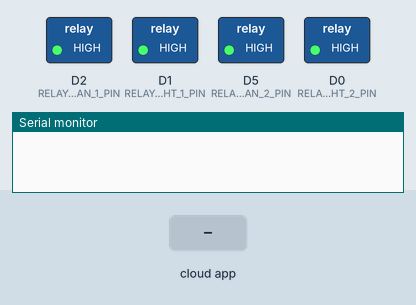
Recording of a sketch running on a simulated ESP8266 (NodeMCU). Parts: switched loads named in the sketch (green lamp = pin HIGH), the last lines printed to the serial monitor. The inputs (shaded band) are chosen by the test bench. WiFi joins after 1.5 s; servers stay silent unless stated.

Above: at 2.3 s.
2.4 s: the phone or cloud app sets fan1 to 1
At 2.9 s:
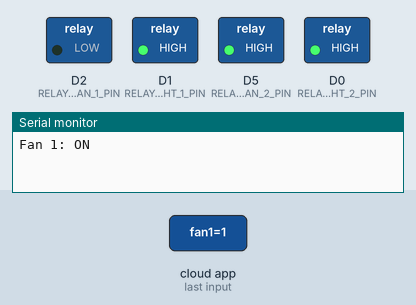
3.9 s: the phone or cloud app sets light1 to 1
At 5.1 s:
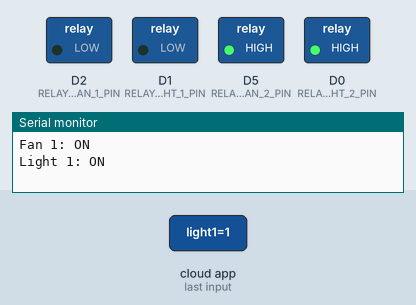
5.4 s: the phone or cloud app sets fan1 to 0
At 6.4 s:
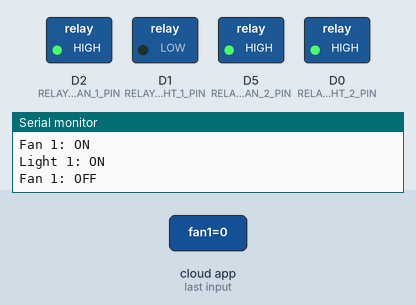
6.9 s: the phone or cloud app sets fan2 to 1
At 7.6 s:
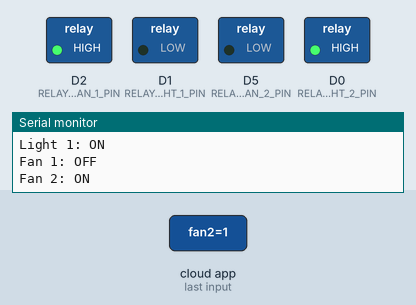
8.4 s: the phone or cloud app sets light1 to 0
At 8.7 s:
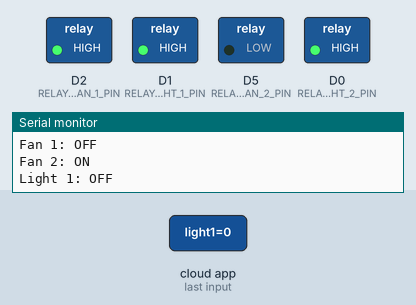
9.9 s: the phone or cloud app sets light2 to 1
At 11.1 s:
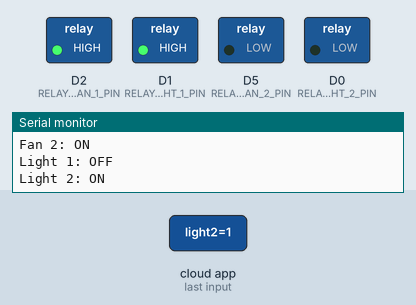
Timing chart, 0 to 12.4 s (numbered marks = the images above; inputs shaded):
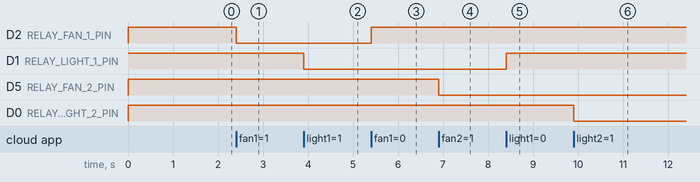

Measured:
- after the input at 2.4 s, D2 (RELAY_FAN_1_PIN): HIGH → LOW at once
- after the input at 3.9 s, D1 (RELAY_LIGHT_1_PIN): HIGH → LOW at once
- after the input at 5.4 s, D2 (RELAY_FAN_1_PIN): LOW → HIGH at once
- after the input at 6.9 s, D5 (RELAY_FAN_2_PIN): HIGH → LOW at once
- after the input at 8.4 s, D1 (RELAY_LIGHT_1_PIN): LOW → HIGH at once
- after the input at 9.9 s, D0 (RELAY_LIGHT_2_PIN): HIGH → LOW at once

The sketch:

smart_home_automation.ino
```cpp
/**
 * Smart Home Automation using NodeMCU ESP8266 and Arduino IoT Cloud
 *
 * Controls two lights and two fans through a four-channel, active-LOW
 * relay module. The Arduino IoT Cloud properties can be operated from
 * the cloud dashboard or through a linked Google Home account.
 */

#include "thingProperties.h"

// NodeMCU pin labels and their appliance assignments.
constexpr uint8_t RELAY_LIGHT_2_PIN = D0;  // GPIO16
constexpr uint8_t RELAY_LIGHT_1_PIN = D1;  // GPIO5
constexpr uint8_t RELAY_FAN_1_PIN   = D2;  // GPIO4
constexpr uint8_t RELAY_FAN_2_PIN   = D5;  // GPIO14

// The relay board used in this project is active-LOW.
constexpr uint8_t RELAY_ON  = LOW;
constexpr uint8_t RELAY_OFF = HIGH;

void setRelay(uint8_t pin, bool enabled) {
  digitalWrite(pin, enabled ? RELAY_ON : RELAY_OFF);
}

void configureRelay(uint8_t pin) {
  pinMode(pin, OUTPUT);
  setRelay(pin, false);  // Keep the appliance OFF during startup.
}

void setup() {
  Serial.begin(115200);

  configureRelay(RELAY_LIGHT_1_PIN);
  configureRelay(RELAY_LIGHT_2_PIN);
  configureRelay(RELAY_FAN_1_PIN);
  configureRelay(RELAY_FAN_2_PIN);

  // Defined in thingProperties.h.
  initProperties();

  // Connect to Arduino IoT Cloud.
  ArduinoCloud.begin(ArduinoIoTPreferredConnection);

  // Debug level range: 0 (errors only) to 4 (most detailed).
  setDebugMessageLevel(2);
  ArduinoCloud.printDebugInfo();
}

void loop() {
  ArduinoCloud.update();
}

// Called whenever the Light 1 cloud switch changes.
void onLight1Change() {
  setRelay(RELAY_LIGHT_1_PIN, light1);
  Serial.println(light1 ? F("Light 1: ON") : F("Light 1: OFF"));
}

// Called whenever the Light 2 cloud switch changes.
void onLight2Change() {
  setRelay(RELAY_LIGHT_2_PIN, light2);
  Serial.println(light2 ? F("Light 2: ON") : F("Light 2: OFF"));
}

// Called whenever the Fan 1 cloud switch changes.
void onFan1Change() {
  setRelay(RELAY_FAN_1_PIN, fan1);
  Serial.println(fan1 ? F("Fan 1: ON") : F("Fan 1: OFF"));
}

// Called whenever the Fan 2 cloud switch changes.
void onFan2Change() {
  setRelay(RELAY_FAN_2_PIN, fan2);
  Serial.println(fan2 ? F("Fan 2: ON") : F("Fan 2: OFF"));
}
```

arduino_secrets.example.h
```cpp
/**
 * Copy this file as arduino_secrets.h and replace every placeholder.
 * Never commit arduino_secrets.h to a public repository.
 */

#pragma once

#define SECRET_SSID              "YOUR_WIFI_NETWORK_NAME"
#define SECRET_OPTIONAL_PASS     "YOUR_WIFI_PASSWORD"
#define SECRET_DEVICE_LOGIN_NAME "YOUR_ARDUINO_CLOUD_DEVICE_LOGIN_NAME"
#define SECRET_DEVICE_KEY        "YOUR_NEW_ARDUINO_CLOUD_DEVICE_SECRET_KEY"
```

thingProperties.h
```cpp
// Normally generated by Arduino IoT Cloud. This sanitized version keeps
// credentials in arduino_secrets.h, which is excluded from Git.

#pragma once

#include "arduino_secrets.h"
#include <ArduinoIoTCloud.h>
#include <Arduino_ConnectionHandler.h>

const char DEVICE_LOGIN_NAME[] = SECRET_DEVICE_LOGIN_NAME;
const char SSID[]              = SECRET_SSID;
const char PASS[]              = SECRET_OPTIONAL_PASS;
const char DEVICE_KEY[]        = SECRET_DEVICE_KEY;

void onFan1Change();
void onFan2Change();
void onLight1Change();
void onLight2Change();

CloudSwitch fan1;
CloudSwitch fan2;
CloudSwitch light1;
CloudSwitch light2;

void initProperties() {
  ArduinoCloud.setBoardId(DEVICE_LOGIN_NAME);
  ArduinoCloud.setSecretDeviceKey(DEVICE_KEY);

  ArduinoCloud.addProperty(fan1, READWRITE, ON_CHANGE, onFan1Change);
  ArduinoCloud.addProperty(fan2, READWRITE, ON_CHANGE, onFan2Change);
  ArduinoCloud.addProperty(light1, READWRITE, ON_CHANGE, onLight1Change);
  ArduinoCloud.addProperty(light2, READWRITE, ON_CHANGE, onLight2Change);
}

WiFiConnectionHandler ArduinoIoTPreferredConnection(SSID, PASS);
```
